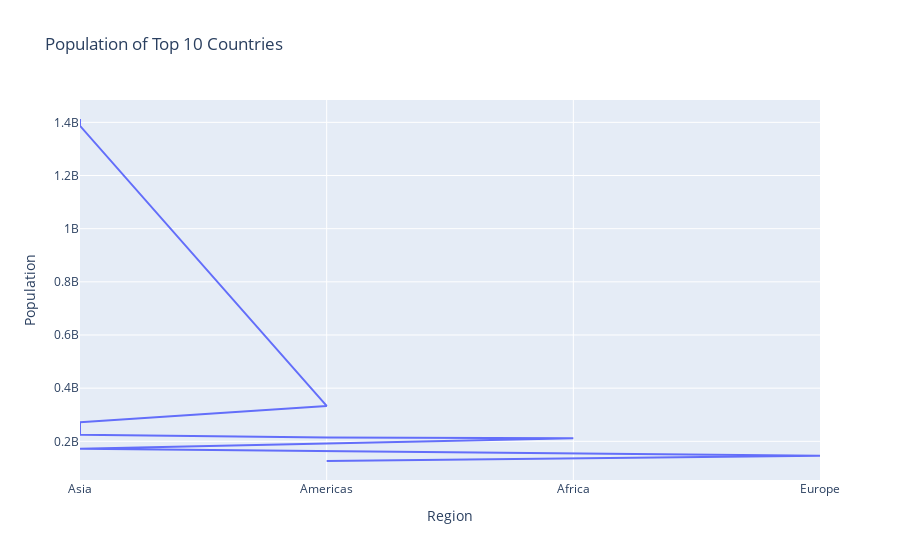

Here is the notebook cell this chart was saved with:
### Code cell
px.line(data_frame=df, x='Region', y='Population', title='Population of Top 10 Countries')

### Figure 1 — Plotly figure (JSON) as saved in the notebook; plotly's stock layout.template omitted (floating-point values rounded to 4 significant figures)
{"data": [{"hovertemplate": "Region=%{x}<br>Population=%{y}<extra></extra>", "legendgroup": "", "line": {"color": "#636efa", "dash": "solid"}, "marker": {"symbol": "circle"}, "mode": "lines", "name": "", "orientation": "v", "showlegend": false, "type": "scatter", "x": ["Asia", "Asia", "Americas", "Asia", "Asia", "Americas", "Africa", "Asia", "Europe", "Americas"], "xaxis": "x", "y": [1412600000, 1386946912, 333073186, 271350000, 225200000, 214231641, 211401000, 172062576, 146171015, 126014024], "yaxis": "y"}], "layout": {"legend": {"tracegroupgap": 0}, "title": {"text": "Population of Top 10 Countries"}, "xaxis": {"anchor": "y", "domain": [0, 1], "title": {"text": "Region"}}, "yaxis": {"anchor": "x", "domain": [0, 1], "title": {"text": "Population"}}}}
